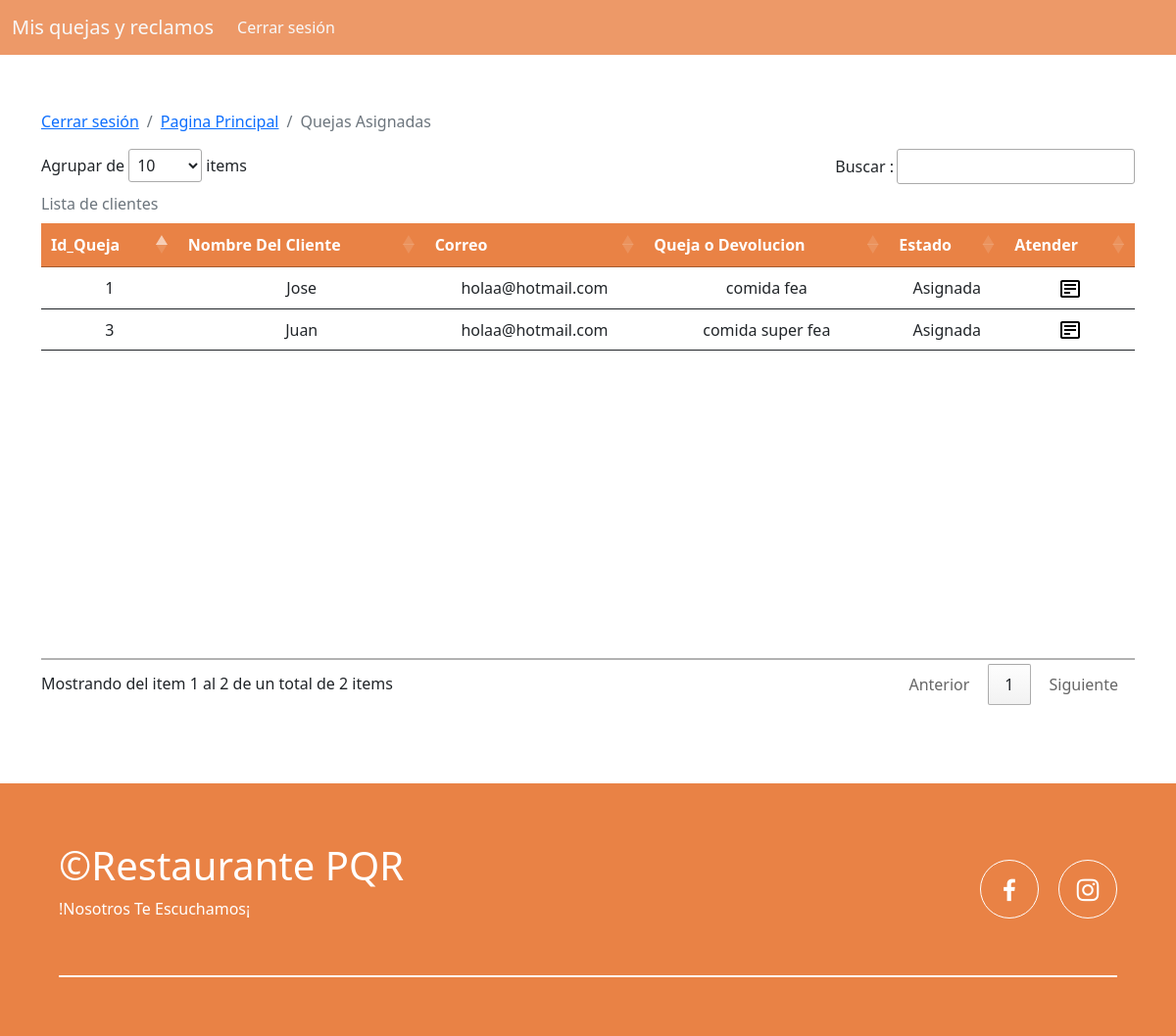
Screenshot of /VistaSeguimientoQuejaEmpleado.php (signed in) with the database file from the repository.
### tables this page shows
CREATE TABLE `quejas` (
  `id_queja` int(11) NOT NULL,
  `nombre_cliente` varchar(255) NOT NULL,
  `email_cliente` varchar(255) NOT NULL,
  `queja` text NOT NULL,
  `estado` varchar(50) NOT NULL,
  `asignar` int(11) DEFAULT NULL
);

### VistaSeguimientoQuejaEmpleado.php (the view, shortened to what this page needs)
<?php
    $id_vendedor = $_SESSION['id_vendedor'];
?>
<!DOCTYPE html>
<html lang="en">
<head>
    <link rel="stylesheet" href="css/estilos.css">
    <link href='https://unpkg.com/boxicons@2.1.4/css/boxicons.min.css' rel='stylesheet'>
    <link rel="stylesheet" href="https://cdn.jsdelivr.net/npm/bootstrap-icons@1.10.5/font/bootstrap-icons.css">
    <link href="https://cdn.jsdelivr.net/npm/bootstrap@5.2.3/dist/css/bootstrap.min.css" rel="stylesheet"
>
    <link rel="stylesheet" href="https://cdn.datatables.net/1.13.4/css/jquery.dataTables.min.css">
</head>
<body>
    <?php include('fragmentos/menuAdministrador.php'); ?>
    <div class="container breadDetalles">
        <nav aria-label="breadcrumb">
            <ol class="breadcrumb">
            <li class="breadcrumb-item linkBreadcrumb"><a href="cerrarsesion.php">Cerrar sesión</a></li>
                    <li class="breadcrumb-item linkBreadcrumb"><a href="PaginaEmpleado.php">Pagina Principal</a></li>
                    <li class="breadcrumb-item linkBreadcrumb active" aria-current="page" >Quejas Asignadas</li>
            </ol>
        </nav>
    </div>
    <main>
        <div class="container table-responsive tablaR">
            <table class="table" id="example">
                <caption class="caption-top">Lista de clientes</caption>
                <thead class="cabezaTabla">
                    <tr class="container">
                        <th scope="col">Id_Queja</th>
                        <th scope="col">Nombre Del Cliente</th>
                        <th scope="col">Correo</th>
                        <th scope="col">Queja o Devolucion</th>
                        <th scope="col">Estado</th>
                        <th scope="col">Atender</th>
                    </tr>
                </thead>
<tbody class="table-group-divider">
    <?php
    include("conexion.php");
$consulta = "SELECT q.id_queja, q.nombre_cliente, q.email_cliente, q.queja, q.estado
             FROM quejas q
             WHERE q.asignar = '$id_vendedor'";
$bd = mysqli_query($conectado, $consulta);
if (!$bd) {
    echo "Error al ejecutar la consulta: " . mysqli_error($conectado);
} else {
    while ($bd2 = mysqli_fetch_array($bd)) {
        echo "<tr>";
        echo "<td>" . $bd2['id_queja'] . "</td>";
        echo "<td>" . $bd2['nombre_cliente'] . "</td>";
        echo "<td>" . $bd2['email_cliente'] . "</td>";
        echo "<td>" . $bd2['queja'] . "</td>";
        echo "<td>" . $bd2['estado'] . "</td>";
        echo "<td><a href='QuejaDetalles.php?id_queja=" . $bd2['id_queja'] . "'><img src='./img/bx-detail.svg' alt='' /></a></td>";
        echo "</tr>";
    }
}
    ?>
</tbody>
            </table>
    </main>
    <?php include('fragmentos/footer.php'); ?>
</body>
</html>

### css/estilos.css (style rules this page uses)
* { margin: 0; padding: 0; box-sizing: border-box; }
.breadDetalles { margin-top: 7rem; }
.tablaR { margin-bottom: 5rem; }
:root { scroll-behavior: smooth; }
body { font-family: 'Open Sans', sans-serif; }
tr { text-align: center; }
.table { Width: 75%; margin-left: auto; margin-right: auto; }
.cabezaTabla { background-color: #e98245; color: #fff; }

### rows the page displays
quejas: id_queja "1", nombre_cliente "Jose", email_cliente "holaa@hotmail.com", queja "comida fea", estado "Asignada"
quejas: id_queja "3", nombre_cliente "Juan", email_cliente "holaa@hotmail.com", queja "comida super fea", estado "Asignada"
